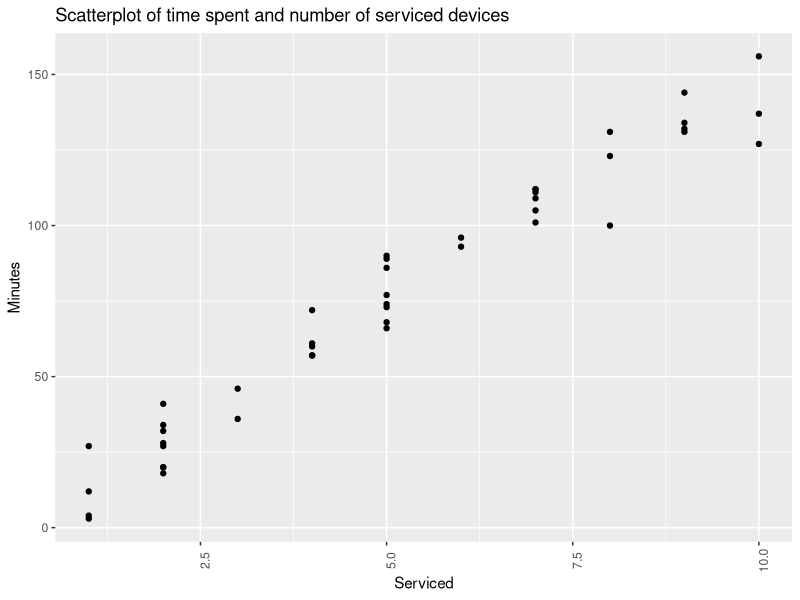

The R source for this figure:
## ---- chunk 1
Data = read.table("copier.txt", header=TRUE)
head(Data)
## ---- chunk 2
result <- lm(Minutes ~ Serviced, data=Data)
## ---- chunk 3
library(tidyverse)
ggplot(Data, aes(x=Serviced, y=Minutes))+
  geom_point()+
  theme(axis.text.x=element_text(angle=90))+
  labs(x="Serviced", 
       y="Minutes", 
       title="Scatterplot of time spent and number of serviced devices")

## ---- chunk 4
cor(Data$Minutes, Data$Serviced)
## ---- chunk 5
summary(result)$coefficients
## ---- chunk 6
confint(result, level = 0.95)
## ---- chunk 7
new_data <- data.frame(Serviced=5)
predict(result, new_data, level=0.95, interval="prediction")
## ---- chunk 8
summary(result)$residuals[1]
## ---- chunk 9
mean(result$residuals)
## ---- chunk 10
1 - pt(160/2.2, 8)
## ---- chunk 11
((4-0)/0.469)
#pt(-((4-0)/0.469), 8)*2
## ---- chunk 12
qt(1-0.05/2, 8)
## ---- chunk 13
4 - qt(1-0.05/2, 8) * 0.469
## ---- chunk 14
4 + qt(1-0.05/2, 8) * 0.469
## ---- chunk 15
(10.2-9) / 0.6633
## ---- chunk 16
qt(1-0.05/2, 8)
## ---- chunk 17
x_i = 2
x_bar = 1
S_xx = 10
mu_hat = 10.2 + 4*x_i
alpha = 0.05
n = 10
t = qt(alpha/2, n-2)
se = sqrt(2.2*(1/n+(x_i-x_bar)**2/S_xx))
upper = mu_hat + t * se
lower = mu_hat - t * se

cat("Confidence interval for the mean when transfers equal to 2: [", upper, ",", lower, "]")
## ---- chunk 18
x_i = 2
x_bar = 1
S_xx = 10
mu_hat = 10.2 + 4*x_i
alpha = 0.05
n = 10
t = qt(alpha/2, n-2)
se = sqrt(2.2*(1 + 1/n+(x_i-x_bar)**2/S_xx))
upper = mu_hat + t * se
lower = mu_hat - t * se

cat("Prediction interval for transfers equal to 2: [", upper, ",", lower, "]")
## ---- chunk 19
160/2.2
## ---- chunk 20
t = 4/0.469
t**2
## ---- chunk 21
160/(160+17.6)
